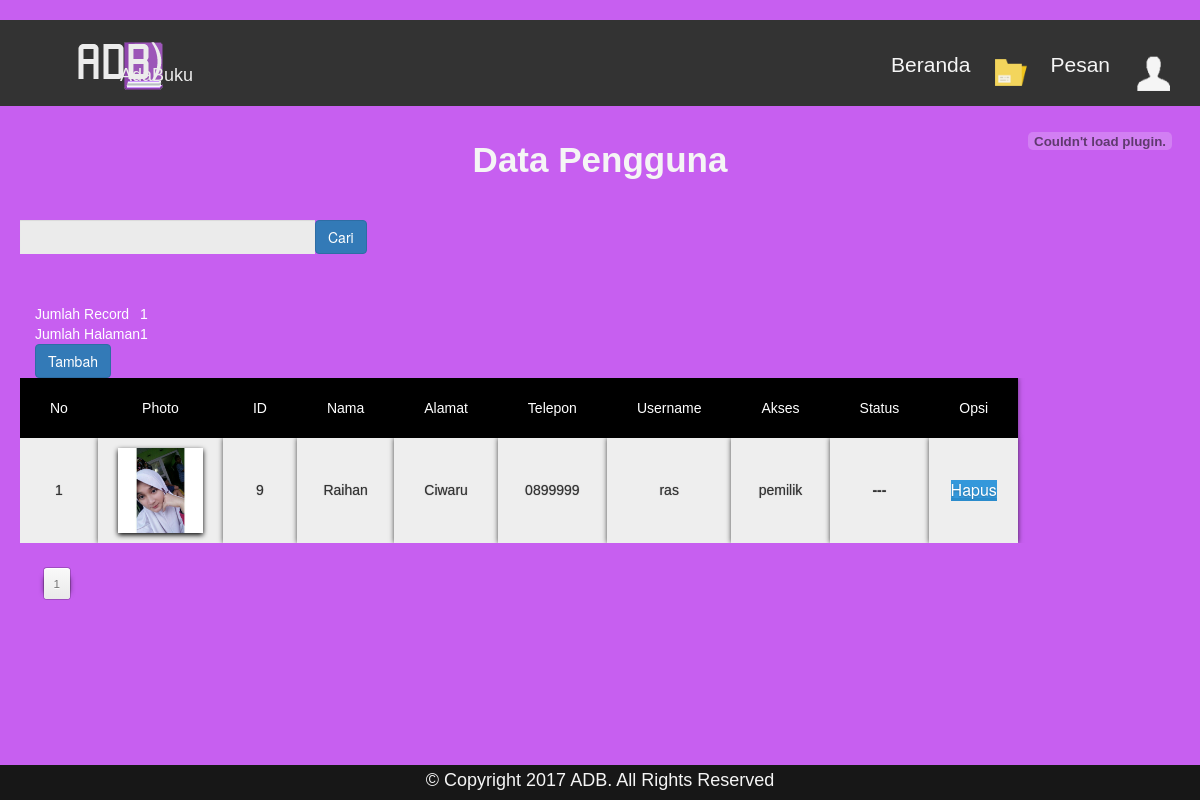
The page /pemilik/karyawan.php (signed in) on the database its author committed.
### tables this page shows
CREATE TABLE IF NOT EXISTS `kasir` (
`id_kasir` int(11) NOT NULL,
  `nama` varchar(30) NOT NULL,
  `alamat` varchar(65) NOT NULL,
  `telpon` varchar(25) NOT NULL,
  `status` int(11) NOT NULL DEFAULT '1',
  `username` varchar(64) NOT NULL,
  `password` varchar(64) NOT NULL,
  `photo` text NOT NULL,
  `akses` varchar(30) NOT NULL
);

### pemilik/karyawan.php (the view, shortened to what this page needs)
<?php
include"header-kar.php";
?>
<?php
$per_hal=10;
$jumlah_record=mysql_query("SELECT COUNT(*) from kasir");
$jum=mysql_result($jumlah_record, 0);
$halaman=ceil($jum / $per_hal);
$page = (isset($_GET['page'])) ? (int)$_GET['page'] : 1;
$start = ($page - 1) * $per_hal;
?>
<div id="boxtime">
<embed src="../assets/clock/clock.swf" width="200" height="50" bgcolor="#fff" scale="noborder" quality="high" />
</div>
<h2>Data Pengguna</h2>
<div class="body-edit-user2">
<?php include"cari2.php"; ?>
<br />
<br />
<div class="jumlah-record">
<tbody>
	<table class="jumlah-record">
<tr>
	<td>Jumlah Record</td>
	<td><?php echo $jum; ?></td>
</tr>
<tr>
	<td>Jumlah Halaman</td>
	<td><?php echo $halaman; ?></td>
</tr>
<tr>
	<td><a href="#popup"><input type="submit" class="button-default" value="Tambah"></td>
</tr>
</table>
</tbody>
</div>
<table class="flat-table">
<tbody>
	<tr>
		<th>No</th>
		<th>Photo</th>
		<th>ID</th>
		<th>Nama</th>
		<th>Alamat</th>
		<th>Telepon</th>
		<th>Username</th>
		<th>Akses</th>
		<th>Status</th>
		<th>Opsi</th>
	<?php
	if(isset($_GET['cari'])){
		$cari=mysql_real_escape_string($_GET['cari']);
		$ksr=mysql_query("select * from kasir where nama like '$cari' or id_kasir like '$cari'");
	}else{
		$ksr=mysql_query("select * from kasir limit $start, $per_hal");
	}
	$no=1;
	while($k=mysql_fetch_array($ksr)){
		if ($k['status']=="1"){
			$online = "Online";
		$bg = "#66FF99";
	} else {
		$online = "---";
	}
	?>
		<tr>
			<td><?php echo $no++ ?></td>
			<td><?php
            if ($k['photo'] != '') {
            ?>	<figure class="blur">
                <img src="<?php echo '../images/photo/' . $k['photo']; ?>"  alt="<?php echo $k['photo']; ?>" class="gambar-buku"></figure>
            <?php
            } else {
                echo "No Picture";
            }
            ?></td>
			<td><?php echo $k['id_kasir'] ?></td>
            <td><?php echo $k['nama'] ?></td>
            <td><?php echo $k['alamat'] ?></td>
            <td><?php echo $k['telpon'] ?></td>
            <td><?php echo $k['username'] ?></td>
            <td><?php echo $k['akses'] ?></td>
    <td nowrap style="font-weight:bold;" ><?php echo $online; ?></td>
    		<td><a onclick="if(confirm('Apakah anda yakin ingin menghapusnya ??')){ location.href='hapus.php?id_kasir=<?php echo $k['id_kasir']; ?>&nama=<?php echo $k['nama'] ?>&username=<?php echo $k['username']; ?>' }"><input value="Hapus" type="submit" class="peter-river-flat-button" /></a></td>
		</tr>
		<?php
	}
	?>
		</tr>
		</tbody>
	</table>
	<ul class="paginate wrapper">
		<?php
		for ($i=1;$i<=$halaman;$i++) {
			?>
			<li><a href="?page=<?php echo $i ?>"><?php echo $i ?></a></li>
			<?php
		}
		?>
	</ul>
	<br />
<br />
<br />
<br />
<?php include"footer.php"; ?>

### css/image-hover.css (style rules this page uses)
figure img { -webkit-transition:-webkit-filter .5s ease-in-out; }
figure img { -moz-transition:-moz-filter .5s ease-in-out; }
figure img { -ms-transition:-ms-filter .5s ease-in-out; }
figure img { -o-transition:-o-filter .5s ease-in-out; }
figure img { transition:filter .5s ease-in-out; }

### style/table.css (style rules this page uses)
.flat-table { display: block; font-family: sans-serif; -webkit-font-smoothing: antialiased; font-size: 100%; overflow: auto; width: 100%; text-align: center; height: auto; margin-left: 0px; font-family: 'Alegreya Sans', sans-serif; }
.flat-table th { background-color: black; color: white; font-weight: normal; padding: 20px 30px; text-align: center; box-shadow: 0px 0px 5px rgba(0, 0, 0, 0.5); }
.flat-table td { background-color: #eeeeee; color: #333333; padding: 10px 20px; box-shadow: 0px 0px 5px rgba(0, 0, 0, 0.7); text-align: center; text-shadow: 0 0px 1px rgba(0, 0, 0, 0.5); }
.flat-table img.gambar-buku { width: 85px; height: auto; box-shadow:0 2px 5px rgba(0,0,0,1); margin: 0; padding: 0; }
.jumlah-record { background-color: transparent; }
.jumlah-record { position: relative; min-height: 1px; padding-right: 15px; padding-left: 15px; color: white; }

### style/button.css (style rules this page uses)
.peter-river-flat-button { position: relative; vertical-align: top; width: auto; height: auto; padding: 0; font-size: medium; color: white; text-align: center; text-shadow: 0 1px 2px rgba(0, 0, 0, 0.25); background: #3498db; border: 0; border-bottom: 1px solid #2a8bcc; cursor: pointer; -webkit-box-shadow: inset 0 -2px #2a8bcc; box-shadow: inset 0 -2px #2a8bcc; }
a { text-decoration: none; }
.paginate { text-align: center; float: left; }
.paginate li { display: inline; box-shadow:0 2px 5px rgba(0,0,0,0.5) }
.paginate a { border-radius: 3px; box-shadow: rgba(0, 0, 0, 0.2) 0 0 0 1px; margin: 1px 2px; padding: 5px 10px; display: inline-block; border-top: 1px solid #fff; text-decoration: none; color: #717171; font-size: smaller; font-family: "Helvetica Neueu", Helvetica, Arial, sans-serif; text-shadow: white 0 1px 0; background-color: #f5f5f5; background-image: -webkit-gradient(linear, left top, left bottom, from(#f9f9f9), to(#eaeaea)); background-image: -webkit-linear-gradient(top, #f9f9f9, #eaeaea); background-image: -moz-linear-gradient(top, #f9f9f9, #eaeaea); background-image: -ms-linear-gradient(top, #f9f9f9, #eaeaea); background-image: -o-linear-gradient(top, #f9f9f9, #eaeaea); background-image: linear-gradient(top, #f9f9f9, #eaeaea); filter: progid:DXImageTransform.Microsoft.gradient(startColorStr='#f9f9f9', EndColorStr='#eaeaea'); }
.paginate a:first-child, .paginate a.first { margin-left: 0; }
.paginate a:last-child, .paginate a.last { margin-right: 0; }
.wrapper { margin: 0; padding: 2%; overflow: auto }
.button-default { display: inline-block; padding: 6px 12px; margin-bottom: 0px; font-size: 14px; font-weight: 400; line-height: 1.42857; text-align: center; white-space: nowrap; vertical-align: middle; cursor: pointer; -moz-user-select: none; background-image: none; border: 1px solid transparent; border-radius: 4px; color: #FFF; background-color: #337AB7; border-color: #2E6DA4; }

### css/popup.css (style rules this page uses)
* { margin: 0; padding: 0; border: 1px solid black; }

### css/site.css (style rules this page uses)
body { padding-top:20px; padding-bottom:20px; }

### style/prime.css (style rules this page uses)
* { margin: 0; padding: 0; border: 0; }
body { background-color: #f39b13; color: #ffffff; font-family: 'Alegreya', sans-serif; margin: 0; margin-bottom: 0px; overflow: auto; max-width: 100%; }
h2 { font-size: 250%; font-weight: 700; text-align: center; padding-top: 2%; color: #F5F5F5; }
img { max-width: 100%; height: auto; width: 500px; margin-bottom: -4px; margin-right: 20%; box-shadow: auto rgba(0,0,0,.1); }
ul, li { list-style-type: none; margin: 0; padding: 0; }
img.gambar-buku { width: 85px; height: auto; }
div#boxtime { float: right; position: absolute; right: 0; margin-left: 20%; margin-top: 10px; background-color: transparent; }
.body-edit-user2 { color: #F5F5F5; font-family: "Alegreya Sans", sans-serif; top: 10px; height: auto; max-width: auto; width: auto; margin-left: 250px; }

### pemilik/karyawan.php (style rules this page uses)
body { background-color: #c75ff0; }
.body-edit-user2, h3 { margin: 0; padding: 0; margin-top: 30px; margin-left: 20px; text-align: left; }

### rows shown on the page
kasir: photo (picture), id_kasir "9", nama "Raihan", alamat "Ciwaru", telpon "0899999", username "ras", akses "pemilik", status "---"

### other values the page prints
$jum "1"
$halaman "1"
